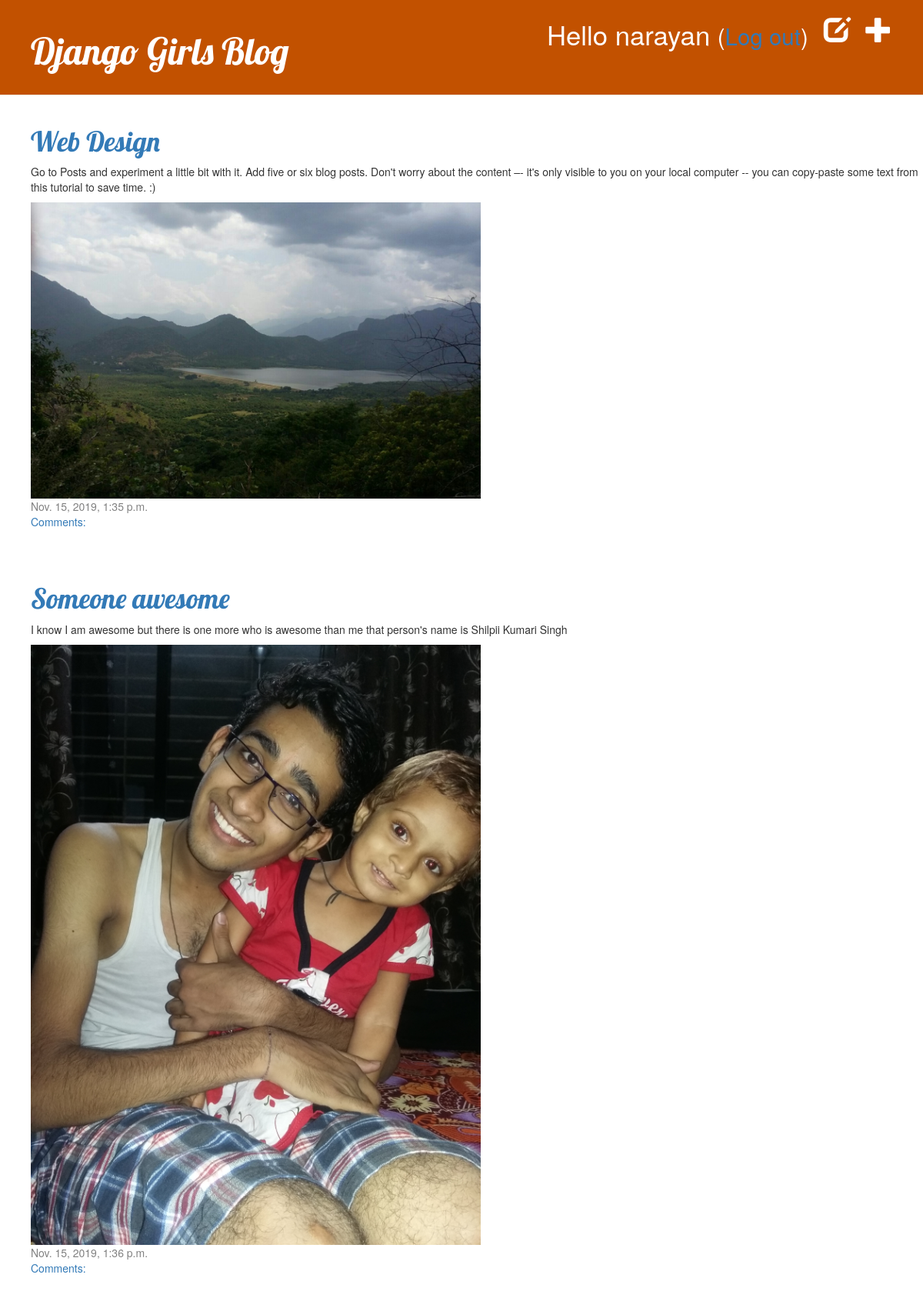
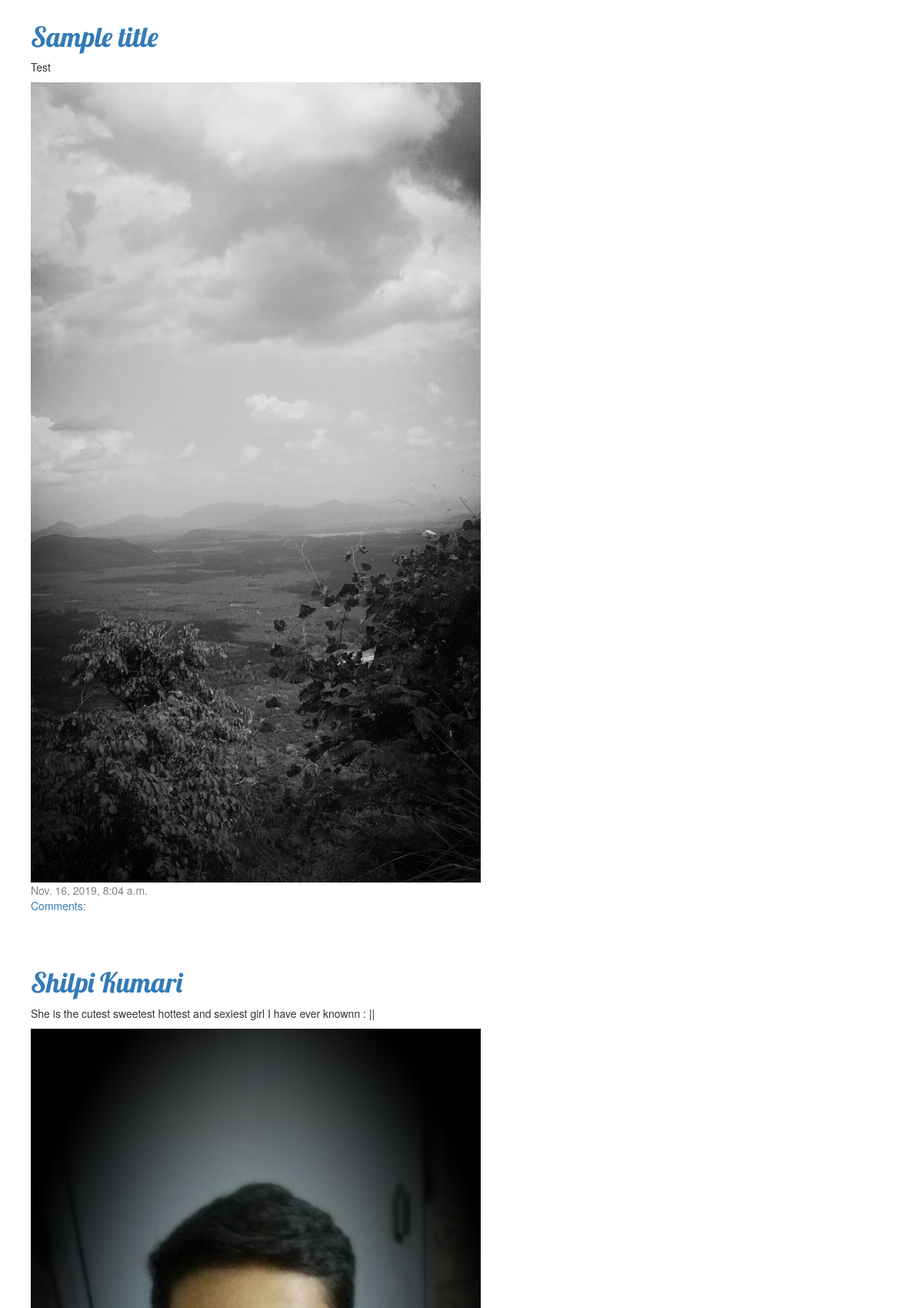
The app's page / (signed in, upper part) with its own data (2 pictures, top to bottom).
### blog/models.py (models this page shows, shortened)
class Post(models.Model):
    author = models.ForeignKey(settings.AUTH_USER_MODEL, on_delete=models.CASCADE)
    title = models.CharField(max_length=200)
    text = models.TextField()
    created_date = models.DateTimeField(default=timezone.now)
    published_date = models.DateTimeField(blank=True, null=True)
    image_post = models.ImageField(upload_to='images/', blank = True)
    status = models.CharField(max_length=1, choices=STATUS_CHOICES)

### blog/views.py (the view)
# urls.py: path('', views.post_list, name='post_list'),
def post_list(request):
    posts = Post.objects.filter(published_date__lte=timezone.now()).order_by('published_date')
    return render(request, 'blog/post_list.html', {'posts': posts})

### blog/templates/blog/post_list.html
{% extends 'blog/base.html' %}
{% block content %}
    {% for post in posts %}
        {% if post.status == 'p' %}
        <div class="post">
            <h1><a href="{% url 'post_detail' pk=post.pk %}">{{ post.title }}</a></h1>
            <p>{{ post.text|linebreaksbr }}</p>
<img src="{{ post.image_post.url }}" class="img-responsive" style="width: 50%"/>
            <div class="date">
              {{ post.published_date }}
            </div>
            <a href="{% url 'post_detail' pk=post.pk %}">Comments: {{ post.approved_comments.count }}</a>
        {% endif %}
        </div>
    {% endfor %}
{% endblock content %}

### blog/templates/blog/base.html (shortened to what this page needs)
{% load static %}
<html>
    <head>
        <link rel="stylesheet" href="//maxcdn.bootstrapcdn.com/bootstrap/3.2.0/css/bootstrap.min.css">
        <link rel="stylesheet" href="//maxcdn.bootstrapcdn.com/bootstrap/3.2.0/css/bootstrap-theme.min.css">
        <link rel="stylesheet" href="{% static 'css/blog.css' %}">
    </head>
<body>
<div class="page-header">
    {% if user.is_authenticated %}
        <a href="{% url 'post_new' %}" class="top-menu"><span class="glyphicon glyphicon-plus"></span></a>
        <a href="{% url 'post_draft_list' %}" class="top-menu"><span class="glyphicon glyphicon-edit"></span></a>
        <p class="top-menu">Hello {{ user.username }} <small>(<a href="{% url 'logout' %}">Log out</a>)</small></p>
    {% else %}
        <p class="top-menu"><small>(<a href="{% url 'signup' %}">Sign-up</a>)</small></p>
        <p class="top-menu"><small>(<a href="{% url 'login' %}">Login</a>)</small></p>
    {% endif %}
    <h1><a href="/">Django Girls Blog</a></h1>
</div>
    <div class="content container">
        <div class="row">
            <div class="col-md-8">
            {% block content %}
            {% endblock %}
            </div>
        </div>
</body>
</html>

### blog/static/css/blog.css (style rules this page uses)
.page-header { background-color: #C25100; margin-top: 0; padding: 20px 20px 20px 40px; }
.page-header h1, .page-header h1 a, .page-header h1 a:visited, .page-header h1 a:active { color: #ffffff; font-size: 36pt; text-decoration: none; }
.content { margin-left: 40px; }
h1, h2, h3, h4 { font-family: 'Lobster', cursive; }
.date { color: #828282; }
.top-menu, .top-menu:hover, .top-menu:visited { color: #ffffff; float: right; font-size: 26pt; margin-right: 20px; }
.post { margin-bottom: 70px; }

### records on screen
Post: title "Web Design", text "Go to Posts and experiment a little bit with it. Add five or six blog posts. Don't worry about the content –- it's only visible to you on your local computer -- you can copy-paste some text from this tutorial to save time. :)", image_post (picture), published_date "Nov. 15, 2019, 1:35 p.m."
Post: title "Someone awesome", text "I know I am awesome but there is one more who is awesome than me that person's name is Shilpii Kumari Singh", image_post (picture), published_date "Nov. 15, 2019, 1:36 p.m."
Post: title "Sample title", text "Test", image_post (picture), published_date "Nov. 16, 2019, 8:04 a.m."
Post: title "Shilpi Kumari", text "She is the cutest sweetest hottest and sexiest girl I have ever knownn : ||", image_post (picture)

### other values on screen
{{ user.username }} "narayan"
